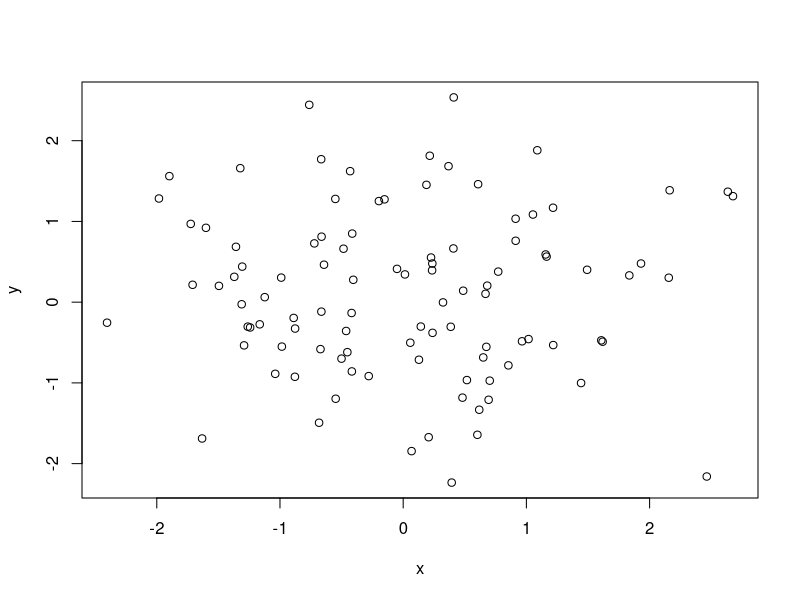
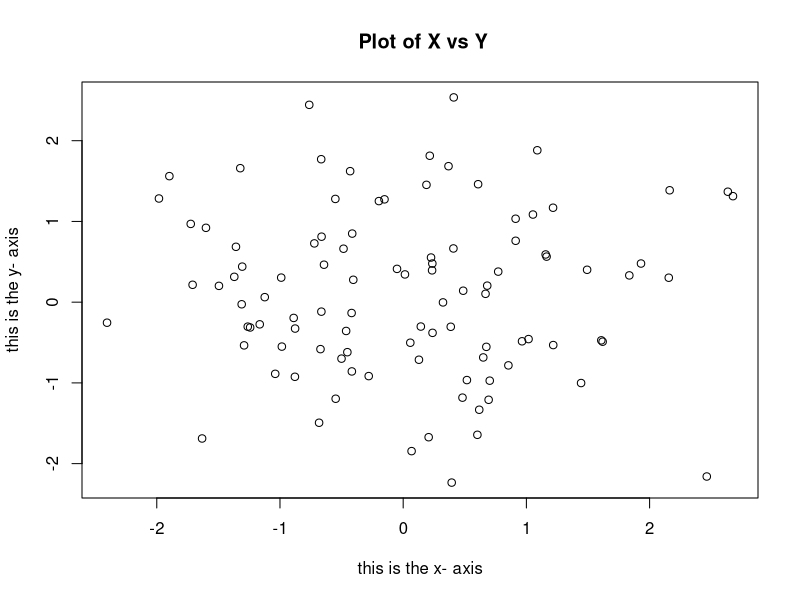
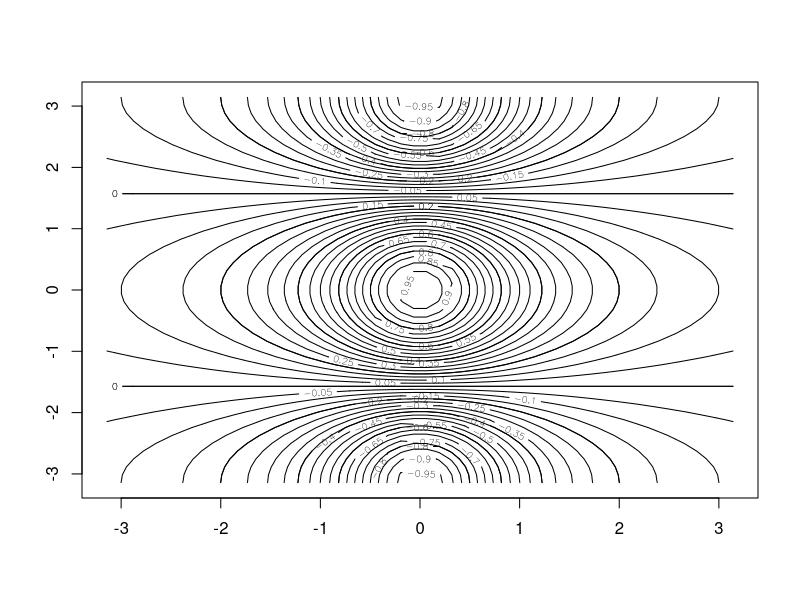
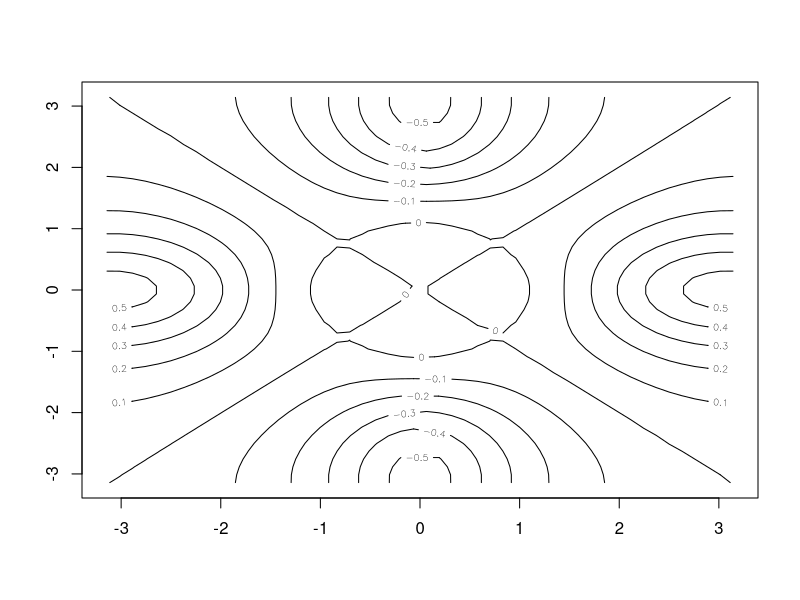
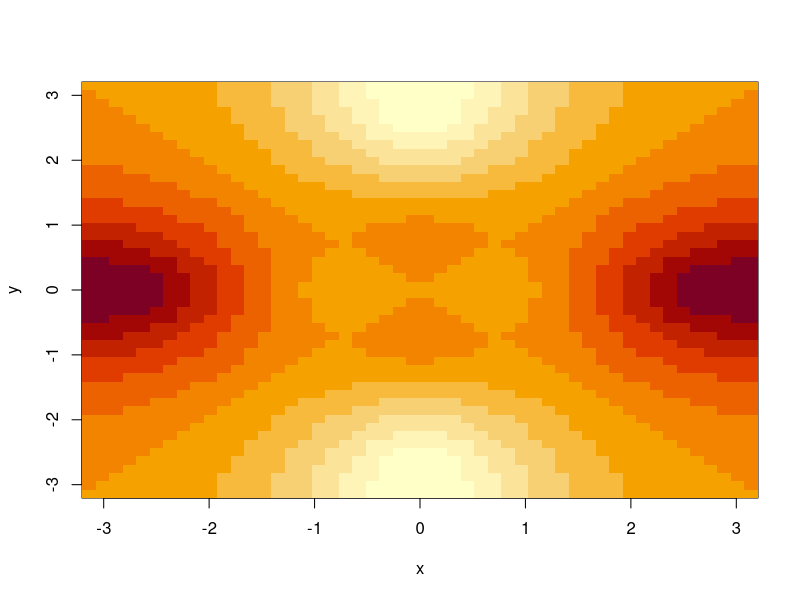
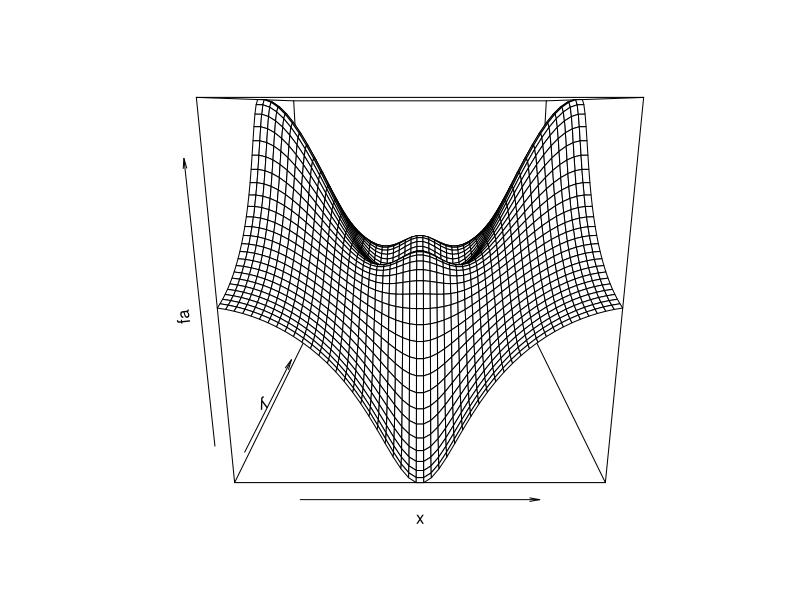
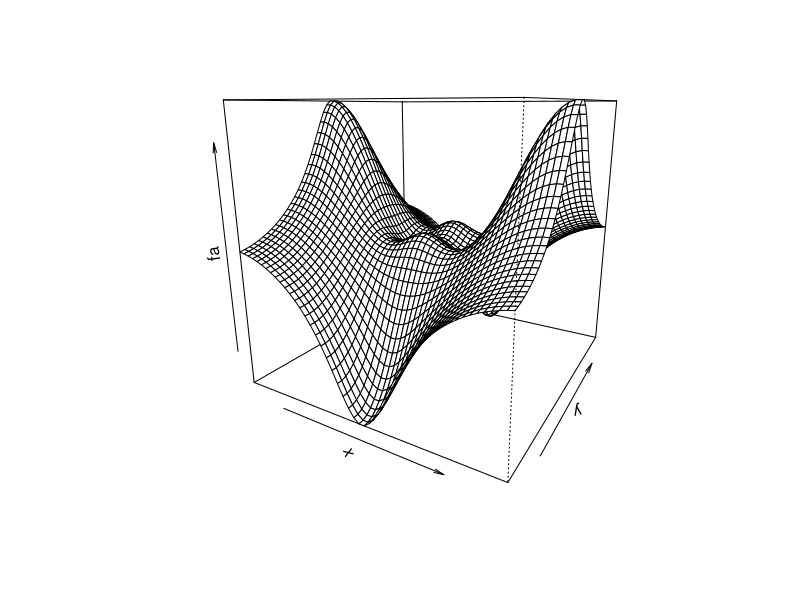
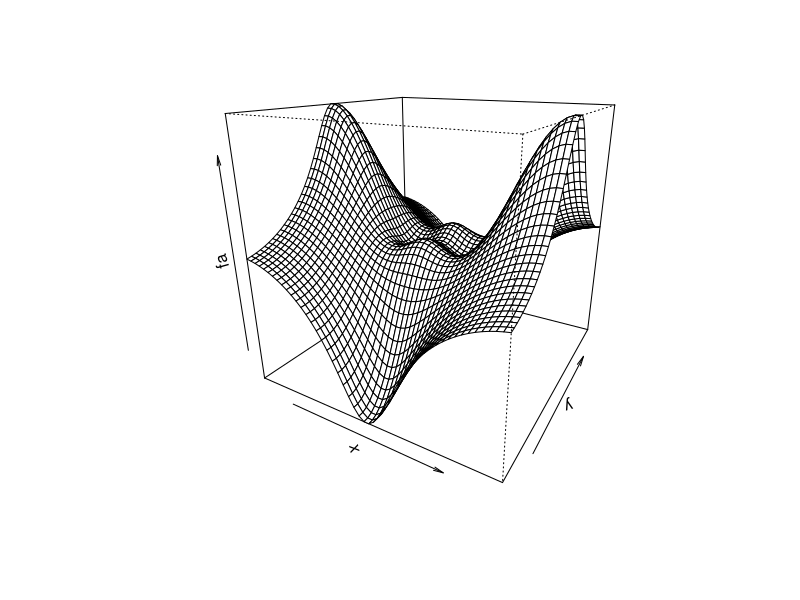

The R source for these figures, in order:
## ---- chunk 1
x <- c(1, 3, 2, 5)
x
## ---- chunk 2
x= c(1, 6, 2)
y= c(1, 4, 3)
## ---- chunk 3
length (x)
length (y)
x+y
## ---- chunk 4
ls()
## ---- chunk 5
rm(x, y)
ls()
## ---- chunk 6
rm(list = ls ())
## ---- chunk 7
?matrix
## ---- chunk 8
x <- matrix (data = c(1, 2, 3, 4), nrow = 2, ncol = 2)
x
## ---- chunk 9
 x <- matrix (c(1, 2, 3, 4), 2, 2)
x
## ---- chunk 10
matrix (c(1, 2, 3, 4), 2, 2, byrow = TRUE)
## ---- chunk 11
sqrt (x)
## ---- chunk 12
x^2
## ---- chunk 13
x <- rnorm (50)
y <- x + rnorm (50, mean = 50, sd = .1)
cor (x, y)
## ---- chunk 14
set.seed (1303)
rnorm (50)
## ---- chunk 15
set.seed (3)
y <- rnorm (100)
## ---- chunk 16
mean (y)
## ---- chunk 17
var (y)
## ---- chunk 18
sqrt ( var (y))
## ---- chunk 19
sd(y)
## ---- chunk 20
x <- rnorm (100)
y <- rnorm (100)
plot (x, y)
## ---- chunk 21
plot (x, y, xlab = " this is the x- axis ",
ylab = " this is the y- axis ",
main = " Plot of X vs Y")
## ---- chunk 22
pdf (" Figure . pdf ")
plot (x, y, col = " green ")
dev.off ()
## ---- chunk 23
x <- seq (1, 10)
x

x <- 1:10
x

x <- seq (-pi, pi, length = 50)
x
## ---- chunk 24
y <- x
f <- outer (x, y, function (x, y) cos (y) / (1 + x^2))
contour (x, y, f)
contour (x, y, f, nlevels = 45, add = T)
## ---- chunk 25
fa <- (f - t(f)) / 2
contour (x, y, fa, nlevels = 15)
image (x, y, fa)
persp (x, y, fa)
persp (x, y, fa , theta = 30)
persp (x, y, fa , theta = 30, phi = 20)
persp (x, y, fa , theta = 30, phi = 40)
persp (x, y, fa , theta = 30, phi = 70)
